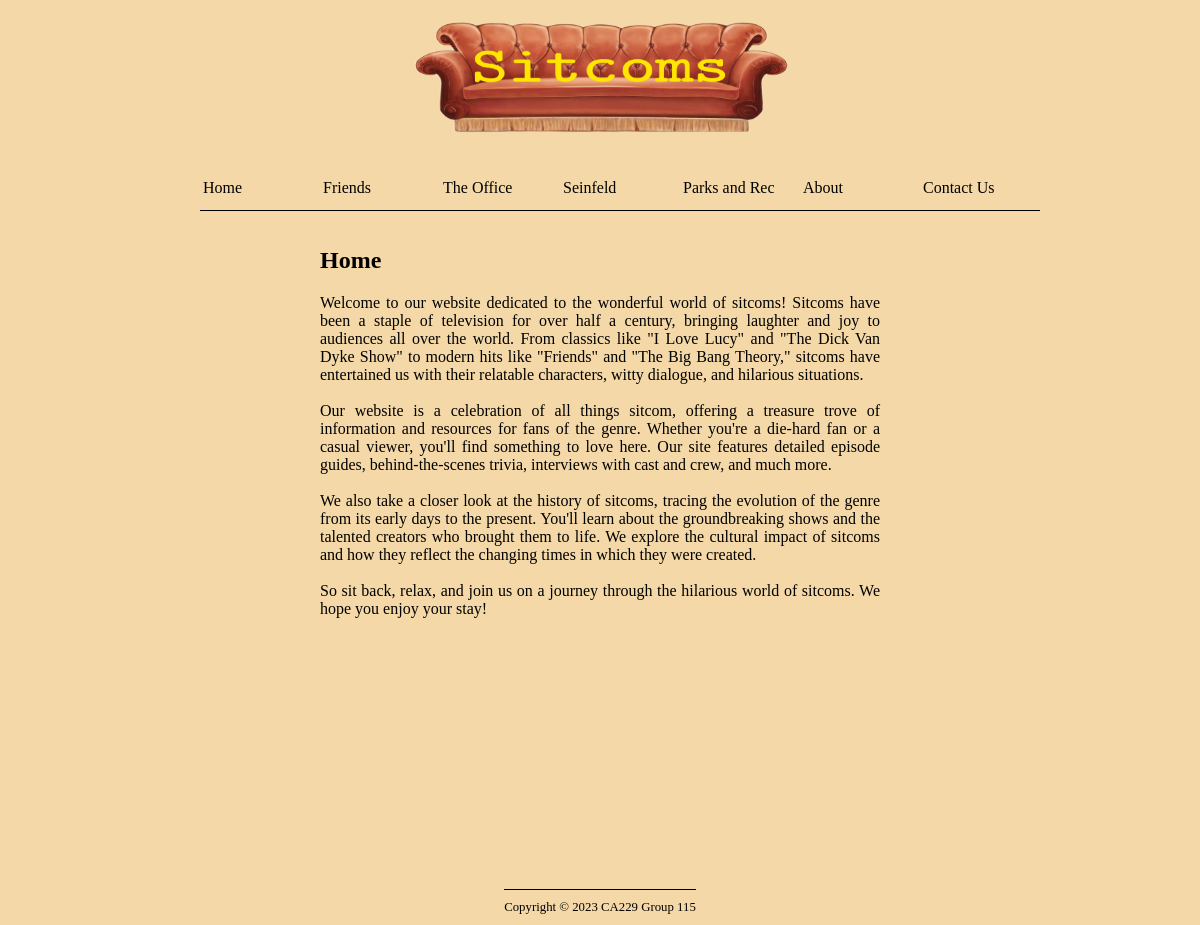
The page / on the database its author committed.
### pages/models.py (models this page shows, shortened)
class Page(models.Model):
    title = models.CharField(max_length=60)
    permalink = models.CharField(max_length=12, unique=True)
    update_date = models.DateTimeField('Last Updated')
    create_date = models.DateField('First Published', default = datetime.date.today)
    bodytext = models.TextField('Page Content', blank=True)

### pages/views.py (the view)
# urls.py: path('', views.index, name='index'),
def index(request, pagename = ''):
    pagename = '/' + pagename
    pg = Page.objects.get(permalink=pagename)
    context = {
        'title': pg.title,
        'content': pg.bodytext, # note the end-of-line comma
        'last_updated': pg.update_date,
        'page_list': Page.objects.all(),
    }
    return render(request, 'pages/page.html', context)

### pages/templates/pages/page.html (shortened to what this page needs)
{% extends "base.html" %}
{% block sidenav %}
	{% for page in page_list %}
		<li><a href="{{ page.permalink }}">{{ page.title }}</a></li>
	{% endfor %}
{% endblock sidenav %}
{% block main_content %}
	<h1>{{ title }}</h1>
	{% autoescape off %}
	<p>{{ content }}</p>
	{% endautoescape %}
{% endblock main_content %}

### simple_test_site/static/main.css (style rules this page uses)
html, body { margin: 0px; color: rgb(0, 0, 0); }
#nav li { display:block; width:120px; float:left; border:1px; padding-top: 10px; padding-bottom: 10px; font-size: 1em; list-style-type: none; border-bottom: thin solid #000000; color: #000000; }
#nav li a { display:block; padding:3px; text-decoration: none; background-color: transparent; color:rgb(0, 0, 0) }

### rows shown on the page
Page: title "Home", bodytext "Welcome to our website dedicated to the wonderful world of sitcoms! Sitcoms have been a staple of television for over half a century, bringing laughter and joy to audiences all over the world. From classics like \"I Love Lucy\" and \"The Dick Van Dyke Show\" to modern hits like \"Friends\" and \"The Big Bang Theory,\" sitcoms have entertained us with their relatable characters, witty dialogue, and hilarious situations. Our website is a celebration of all things sitcom, offering a treasure trove of information and resources for fans of the genre. Whether you're a die-hard fan or a casual viewer, you'll find something to love here. Our site features detailed episode guides, behind-the-scenes trivia,…"
Page: title "Friends"
Page: title "The Office"
Page: title "Seinfeld"
Page: title "Parks and Rec"
Page: title "About"
